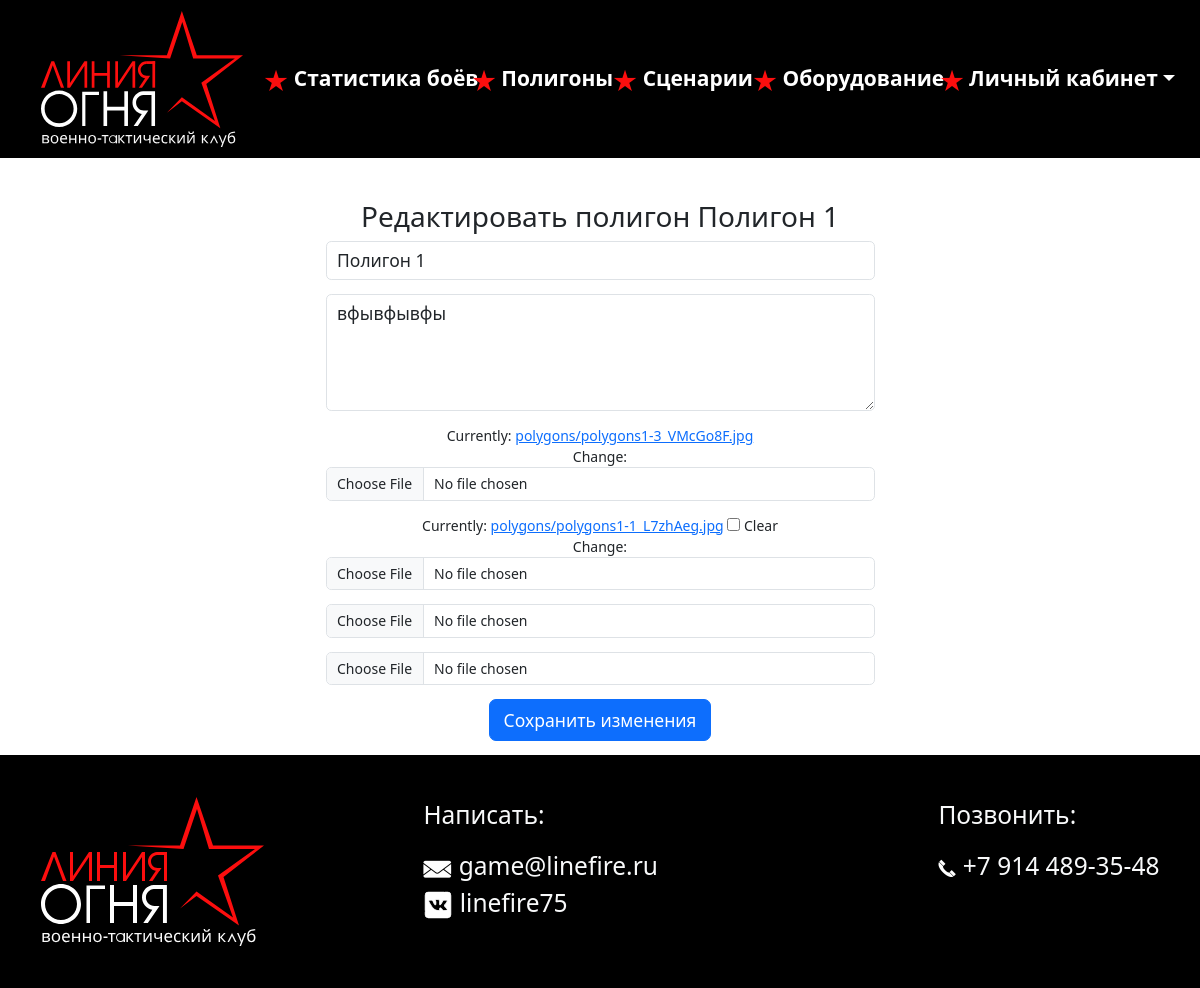
/polygons/2/edit/ (signed in), run on an earlier commit of the app's database.
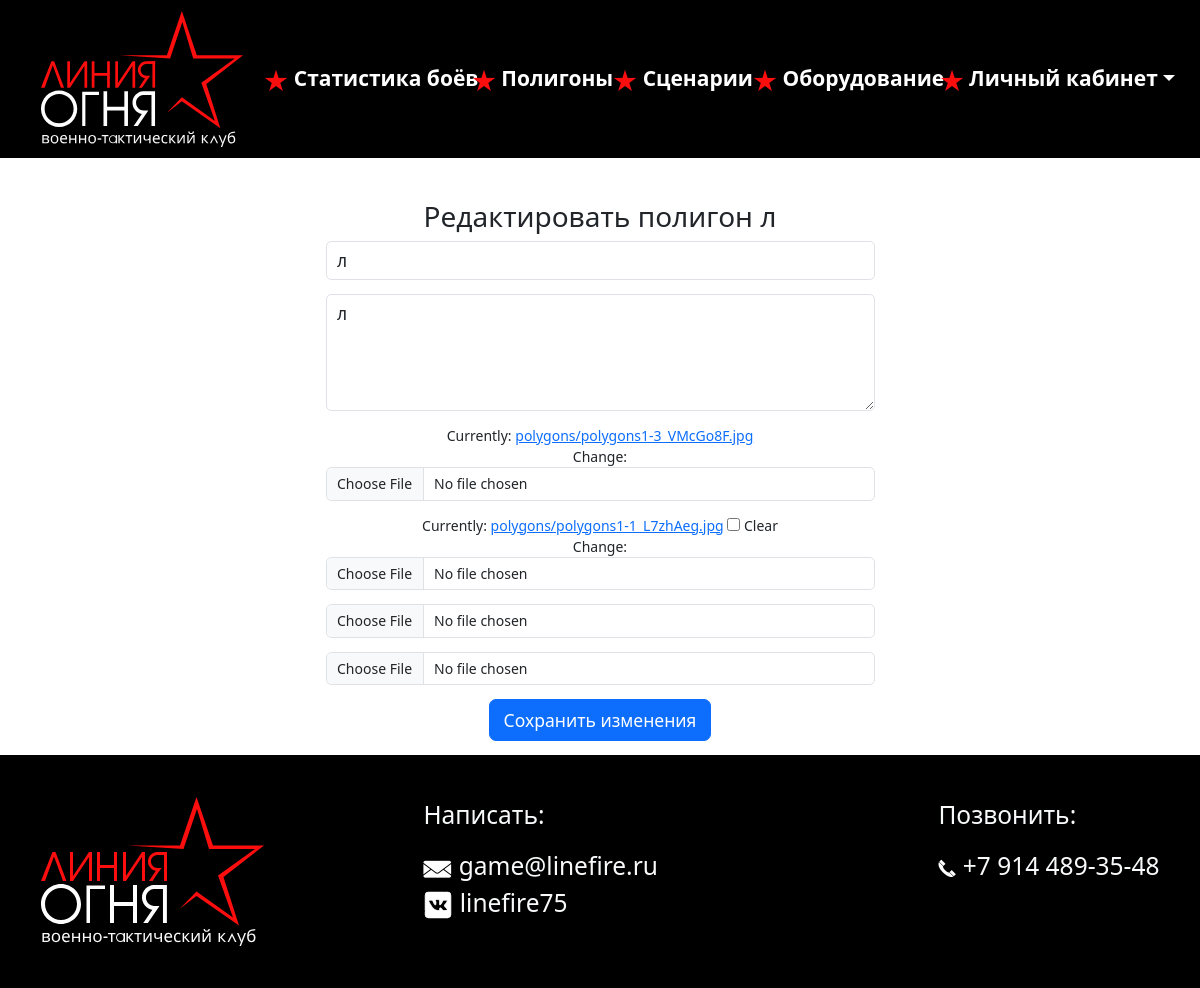
And on a later commit of the database.
### main/models.py (models this page shows, shortened)
class Polygon(models.Model):
    title = models.CharField(max_length=200)
    description = models.TextField()
    image1 = models.ImageField(upload_to='polygons/')
    image2 = models.ImageField(upload_to='polygons/', blank=True, null=True)
    image3 = models.ImageField(upload_to='polygons/', blank=True, null=True)
    image4 = models.ImageField(upload_to='polygons/', blank=True, null=True)

### main/views.py (the view)
# urls.py: path('polygons/<int:pk>/edit/', PolygonUpdateView.as_view(), name='polygon-edit'),
@method_decorator([login_required, user_passes_test(lambda u: u.is_superuser)], name='dispatch')
class PolygonUpdateView(UpdateView):
    model = Polygon
    form_class = PolygonForm
    template_name = 'polygon/polygon_edit.html'
    success_url = reverse_lazy('main:polygons')

### main/forms.py
class ContactForm(forms.Form):
    name = forms.CharField(max_length=100)
    email = forms.EmailField()
    message = forms.CharField(widget=forms.Textarea)
    captcha = CaptchaField()

### main/context_processors.py (called while the page is built)
def contact_form(request):
    return {'contact_form': ContactForm()}

### main/templates/polygon/polygon_edit.html (shortened to what this page needs)
{% load static %}
{% include 'layout/top.html' %}
{% include 'layout/navbar.html' %}
<div class="container mt-5 text-center">
        <h2>Редактировать полигон {{ object.title }} </h2>
        <div class="row justify-content-center">
            <div class="col-lg-6 col-md-8 col-12">
                <form method="post" enctype="multipart/form-data">
                    {{ form.as_p }}
                    <button type="submit" class="btn btn-primary btn-lg">Сохранить изменения</button>
                </form>
            </div>
        </div>
    </div>
{% include 'layout/footer.html' %}
{% include 'layout/bottom.html' %}

What changed in the data, as far as the page shows it:
changed Polygon: title "Полигон 1" → "л"; description "вфывфывфы" → "л"
